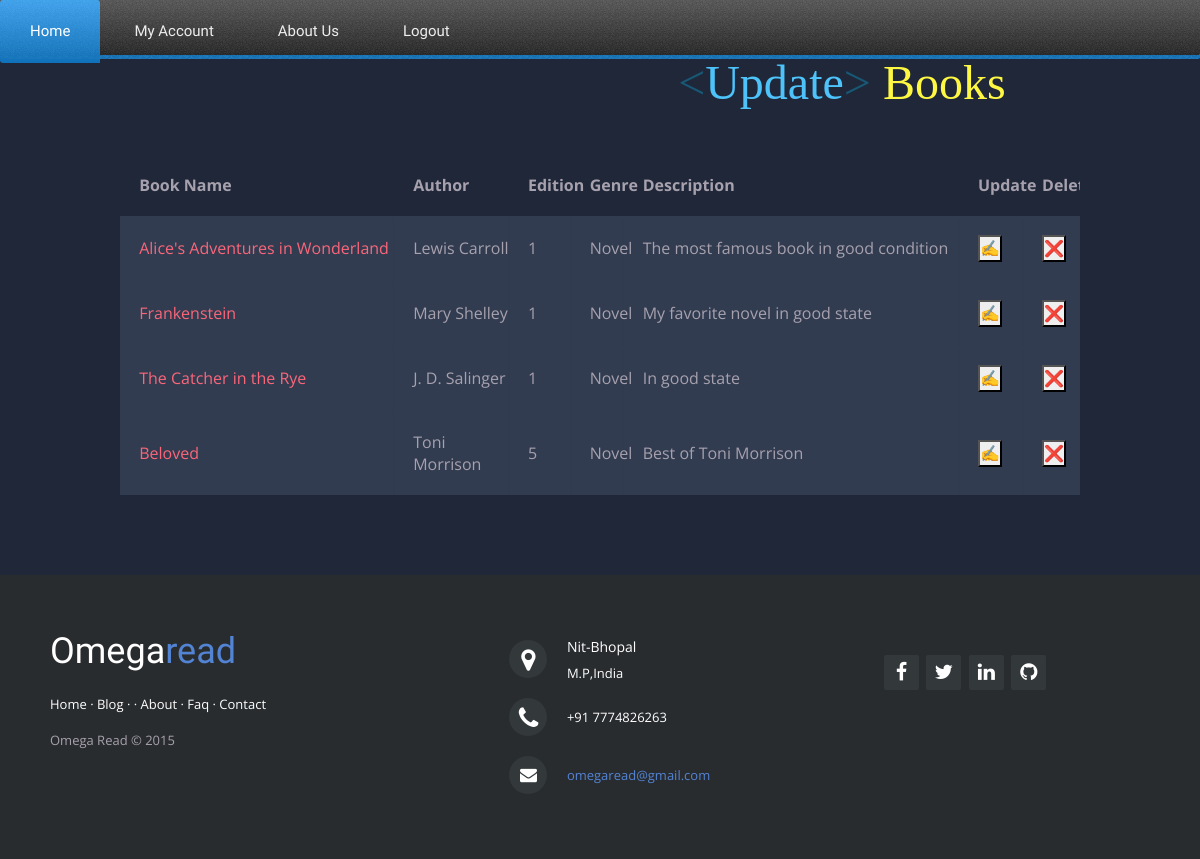
Screenshot of /updateshared/updateshared.php (signed in) with the database file from the repository.
### tables this page shows
CREATE TABLE `books` (
  `book_id` int(10) NOT NULL,
  `book_name` varchar(255) NOT NULL,
  `author` varchar(255) NOT NULL,
  `edition` varchar(255) NOT NULL,
  `genre` varchar(255) NOT NULL,
  `description` varchar(255) NOT NULL,
  `user_id` varchar(255) NOT NULL
);

### updateshared/updateshared.php (the view, shortened to what this page needs)
<?php
$con = mysqli_connect('localhost', 'root', '', 'omegaread');
$userid = $_SESSION['user_id'];
$query = "select book_id,book_name, author, edition, genre, description from books where user_id = '$userid'";
$result = mysqli_query($con, $query);
?>
<!DOCTYPE html>
<html>
<head>
	<link rel="stylesheet" href="css/demo.css">
	<link rel="stylesheet" href="../footer\css\demo.css">
	<link rel="stylesheet" href="css/footer-distributed-with-address-and-phones.css">
	<link rel="stylesheet" href="../footer\css/footer-distributed-with-address-and-phones.css">
	<link rel="stylesheet" href="http://maxcdn.bootstrapcdn.com/font-awesome/4.2.0/css/font-awesome.min.css">
    <link rel="stylesheet" type="text/css" href="..\css\homestyle.css">
    <link rel="stylesheet" type="text/css" href="..\css\bootstrap.min.css">
    <link rel="stylesheet" type="text/css" href="css/temp.css">
    <link rel="stylesheet" href="styles.css">
    <link rel="stylesheet" href="../cssmenu/styles.css">
</head>
<body>
    <div id='cssmenu'>
        <ul>
            <li class='active'><a href='../homepage/homepage.php'><span>Home</span></a></li>
            <li><a href='#'><span>My Account</span></a></li>
            <li><a href='../cssmenu/Aboutpagesreeja/aboutpage.html'><span>About Us</span></a></li>
            <li class='last'><a href='../login/logout.php'><span>Logout</span></a></li>
        </ul>
    </div>
    <h1><span class="blue">&lt;</span>Update<span class="blue">&gt;</span> <span class="yellow">Books</span></h1>
    <h2></h2>
    <table class="container">
        <thead>
            <tr>
                <th>Book Name</th>
                <th>Author</th>
                <th>Edition</th>
                <th>Genre</th>
                <th>Description</th>
                <th>Update</th>
                <th>Delete</th>
            </tr>
        </thead>
        <?php
        while ($rows = mysqli_fetch_assoc($result)) {
            ?>
        <tbody>
            <tr>
                <td> <?php echo $rows['book_name']; ?></td>
                <td> <?php echo $rows['author']; ?></td>
                <td> <?php echo $rows['edition']; ?></td>
                <td> <?php echo $rows['genre']; ?></td>
                <td> <?php echo $rows['description']; ?></td>
                <?php
                $bookid = $rows['book_id'];
                ?>
                <html>
                <form action="updateordelete.php" method="POST">
                    <td><?php
                        echo '<button  type = "submit" name = "update" value ="' . $bookid . '">&#x270D</button>';
                        ?></td>
                    <td><?php
                        echo '<button  type = "submit" name = "delete" value ="' . $bookid . '">&#x274C</button>';
                        ?></td>
                </form>
                </html>
            </tr>
            <?php
        }
        ?>
        </tbody>
    </table>
    <footer class="footer-distributed">
<div class="footer-left">
    <h3>Omega<span>read</span></h3>
    <p class="footer-links">
        <a href="#">Home</a>
        ·
        <a href="#">Blog</a>
        ·
        ·
        <a href="#">About</a>
        ·
        <a href="#">Faq</a>
        ·
        <a href="#">Contact</a>
    </p>
    <p class="company Name">Omega Read &copy; 2015</p>
</div>
<div class="footer-center">
    <div>
        <i class="fa fa-map-marker"></i>
        <p><span>Nit-Bhopal</span> M.P,India</p>
    </div>
    <div>
        <i class="fa fa-phone"></i>
        <p>+91 7774826263</p>
    </div>
    <div>
        <i class="fa fa-envelope"></i>
        <p><a href="mailto:support@company.com">omegaread@gmail.com</a></p>
    </div>
</div>
<div class="footer-right">
    <div class="footer-icons">
        <a href="http://facebook.com"><i class="fa fa-facebook"></i></a>
        <a href="http://twitter.com"><i class="fa fa-twitter"></i></a>
        <a href="#"><i class="fa fa-linkedin"></i></a>
        <a href="#"><i class="fa fa-github"></i></a>
    </div>
</div>
</footer>
</body>
</html>

### footer/css/demo.css (style rules this page uses)
* { padding:0; margin:0; }
html { background-color: #eaf0f2; }
body { font:14px/1.5 Arial, Helvetica, sans-serif; }
footer { position: fixed; bottom: 0; }

### footer/css/footer-distributed-with-address-and-phones.css (style rules this page uses)
.footer-distributed { background-color: #292c2f; box-shadow: 0 1px 1px 0 rgba(0, 0, 0, 0.12); box-sizing: border-box; width: 100%; text-align: left; font: bold 16px sans-serif; padding: 55px 50px; margin-top: 80px; }
.footer-distributed .footer-left, .footer-distributed .footer-center, .footer-distributed .footer-right { display: inline-block; vertical-align: top; }
.footer-distributed .footer-left { width: 40%; }
.footer-distributed h3 { color: #ffffff; font: normal 36px 'Cookie', cursive; margin: 0; }
.footer-distributed h3 span { color: #5383d3; }
.footer-distributed .footer-links { color: #ffffff; margin: 20px 0 12px; padding: 0; }
.footer-distributed .footer-links a { display:inline-block; line-height: 1.8; text-decoration: none; color: inherit; }
.footer-distributed .footer-center { width: 35%; }
.footer-distributed .footer-center i { background-color: #33383b; color: #ffffff; font-size: 25px; width: 38px; height: 38px; border-radius: 50%; text-align: center; line-height: 42px; margin: 10px 15px; vertical-align: middle; }
.footer-distributed .footer-center i.fa-envelope { font-size: 17px; line-height: 38px; }
.footer-distributed .footer-center p { display: inline-block; color: #ffffff; vertical-align: middle; margin:0; }
.footer-distributed .footer-center p span { display:block; font-weight: normal; font-size:14px; line-height:2; }
.footer-distributed .footer-center p a { color: #5383d3; text-decoration: none;; }
.footer-distributed .footer-right { width: 20%; }
.footer-distributed .footer-icons { margin-top: 25px; }
.footer-distributed .footer-icons a { display: inline-block; width: 35px; height: 35px; cursor: pointer; background-color: #33383b; border-radius: 2px; font-size: 20px; color: #ffffff; text-align: center; line-height: 35px; margin-right: 3px; margin-bottom: 5px; }

### css/homestyle.css (style rules this page uses)
html, body { height: 100%; }
body { color: gray; }
h1, h2, h3, h4, h5, h6 { font-family: Baskerville, "Baskerville Old Face", "Goudy Old Style", Garamond, "Times New Roman", serif; }
p { font-family: "Open Sans", sans-serif; font-size: 13px; font-weight: 400; line-height: 24px; }

### updateshared/css/temp.css (style rules this page uses)
body { font-family: 'Open Sans', sans-serif; font-weight: 300; line-height: 1.42em; color:#A7A1AE; background-color:#1F2739; }
h1 { font-size:3em; font-weight: 300; line-height:1em; text-align: center; color: #4DC3FA; }
h2 { font-size:1em; font-weight: 300; text-align: center; display: block; line-height:1em; padding-bottom: 2em; color: #FB667A; }
.blue { color: #185875; }
.yellow { color: #FFF842; }
.container td { font-weight: normal; font-size: 1em; -webkit-box-shadow: 0 2px 2px -2px #0E1119; -moz-box-shadow: 0 2px 2px -2px #0E1119; box-shadow: 0 2px 2px -2px #0E1119; }
.container { text-align: left; overflow: hidden; width: 80%; margin: 0 auto; display: table; padding: 0 0 8em 0; }
.container td, .container th { padding-bottom: 2%; padding-top: 2%; padding-left:2%; }
.container tr:nth-child(odd) { background-color: #323C50; }
.container th { background-color: #1F2739; }
.container td:first-child { color: #FB667A; }

### cssmenu/styles.css (style rules this page uses)
#cssmenu, #cssmenu ul, #cssmenu ul li, #cssmenu ul li a { margin: 0; padding: 0; border: 0; list-style: none; line-height: 1; display: block; position: relative; font-family: Capriola, Helvetica, sans-serif; }
#cssmenu { width: auto; height: 59px; padding-bottom: 4px; }
#cssmenu ul { height: 59px; }
#cssmenu ul li { float: left; margin-right: 4px; border-top-left-radius: 3px; border-top-right-radius: 3px; z-index: 5; }
#cssmenu ul li a { padding: 24px 30px 20px 30px; margin-bottom: 4px; border-top-left-radius: 3px; border-top-right-radius: 3px; color: #eeeeee; font-size: 15px; text-decoration: none; }
#cssmenu ul li:first-child, #cssmenu ul li:first-child > a { border-bottom-left-radius: 3px; }
#cssmenu ul li:hover, #cssmenu ul li.active { background: #0f71ba; background: -moz-linear-gradient(top, #3fa4f0 0%, #0f71ba 100%); background: -webkit-gradient(linear, left top, left bottom, color-stop(0%, #3fa4f0), color-stop(100%, #0f71ba)); background: -webkit-linear-gradient(top, #3fa4f0 0%, #0f71ba 100%); background: -o-linear-gradient(top, #3fa4f0 0%, #0f71ba 100%); background: -ms-linear-gradient(top, #3fa4f0 0%, #0f71ba 100%); background: linear-gradient(to bottom, #3fa4f0 0%, #0f71ba 100%); }
#cssmenu ul li a:hover, #cssmenu ul li.active > a { background: url('images/bg.png'); color: #ffffff; }

### rows the page displays
books: book_name "Alice's Adventures in Wonderland", author "Lewis Carroll", edition "1", genre "Novel", description "The most famous book in good condition", $bookid 37 (drawn)
books: book_name "Frankenstein", author "Mary Shelley", edition "1", genre "Novel", description "My favorite novel in good state", $bookid 38 (drawn)
books: book_name "The Catcher in the Rye", author "J. D. Salinger", edition "1", genre "Novel", description "In good state", $bookid 39 (drawn)
books: book_name "Beloved", author "Toni Morrison", edition "5", genre "Novel", description "Best of Toni Morrison", $bookid 48 (drawn)
